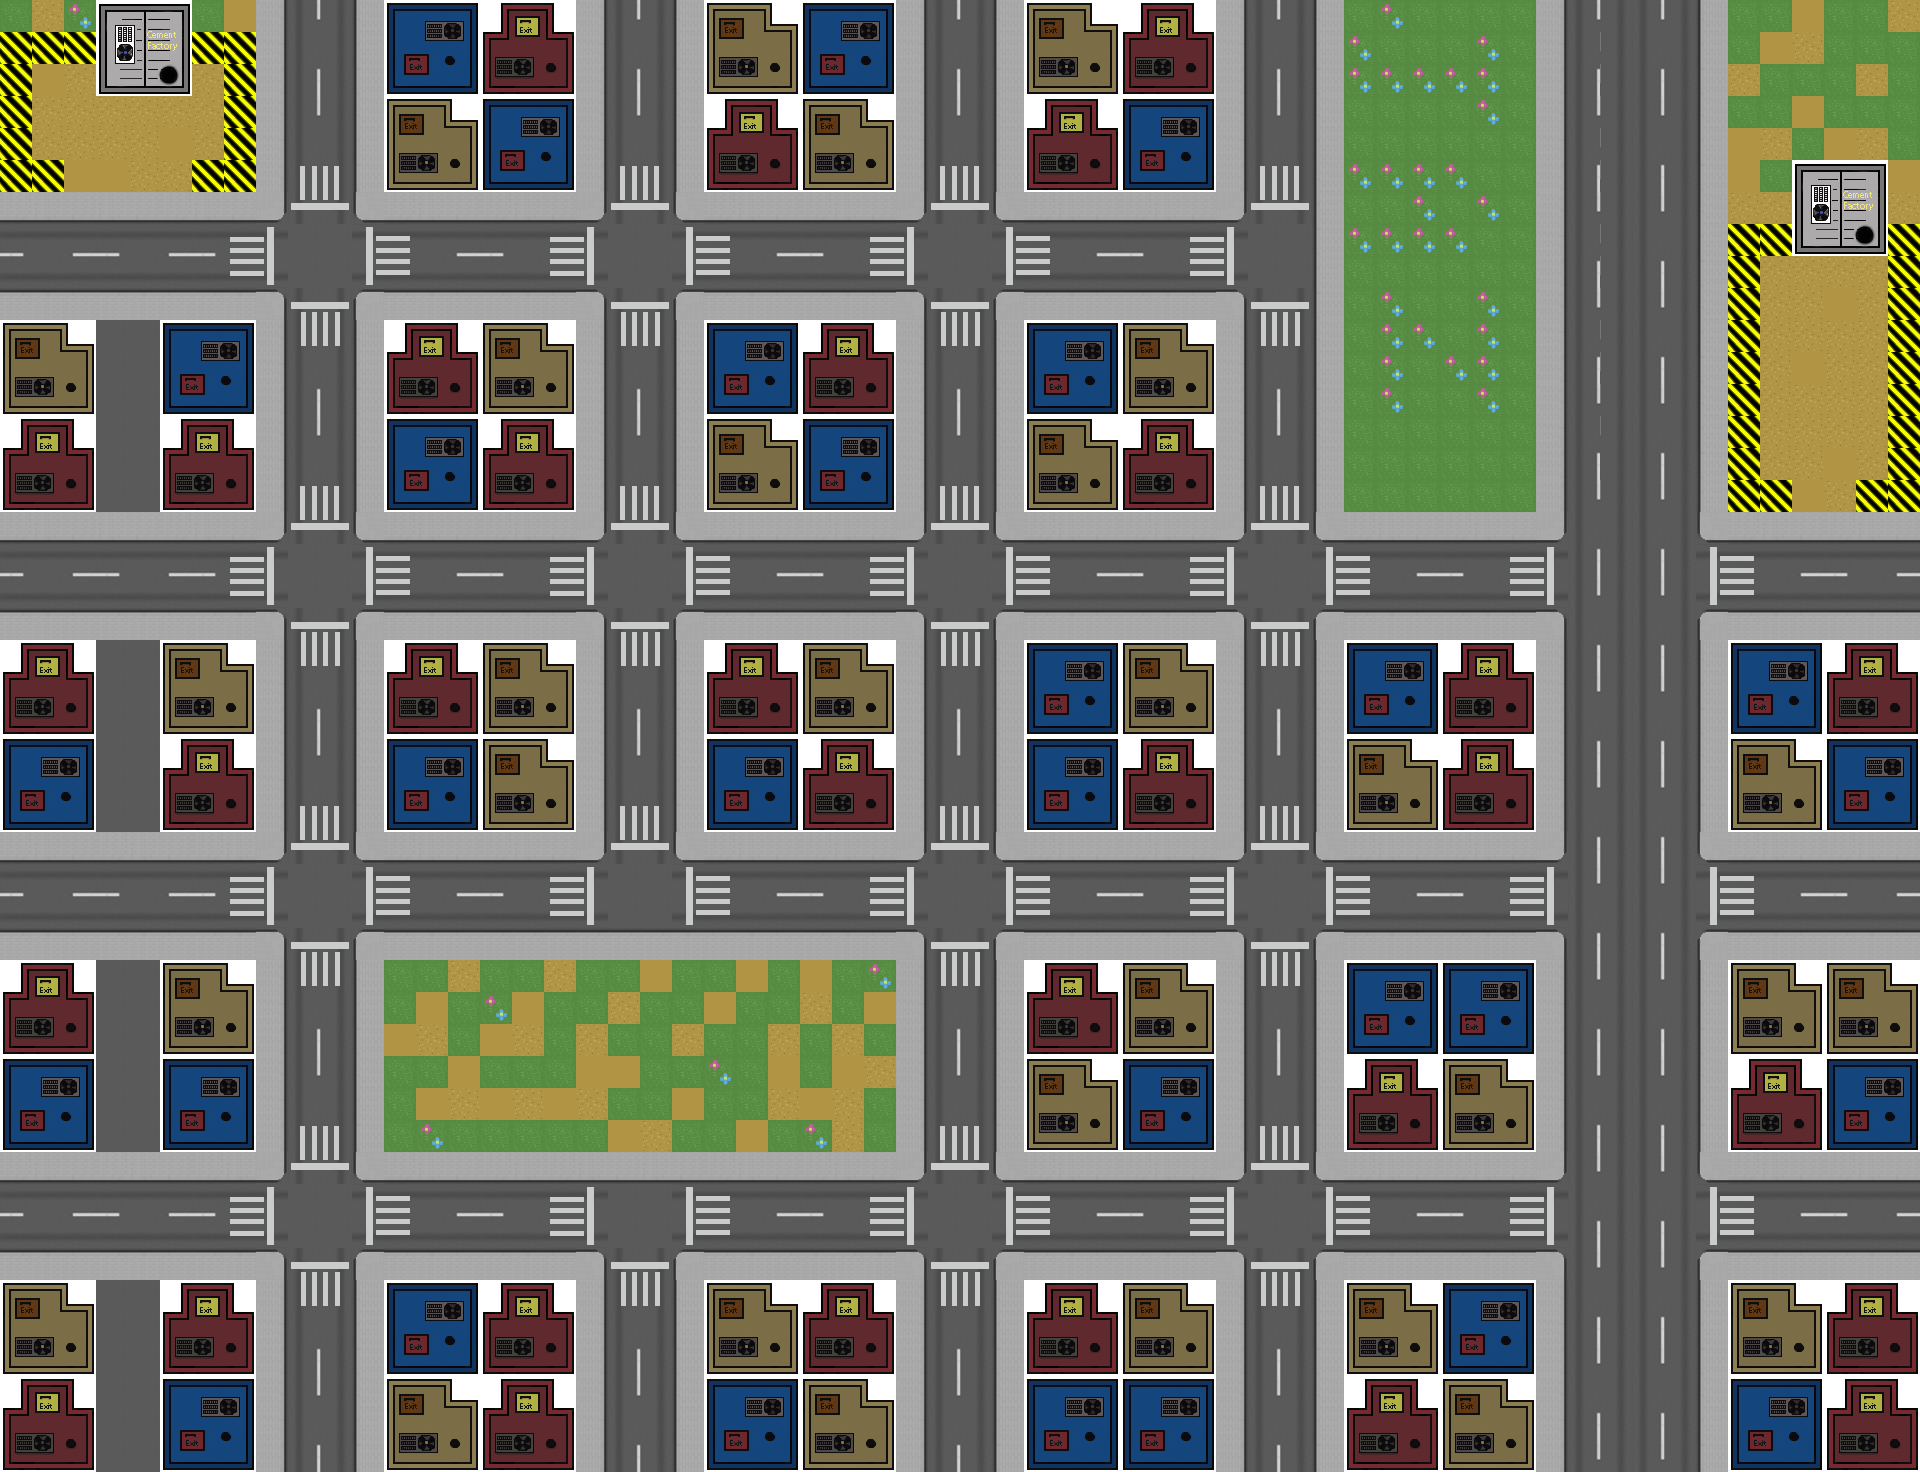

A 2D game scene composited from a Tiled map and its tileset images. What follows is a short description and the map's XML, with each tile layer's data collapsed to a summary:
An orthogonal 60x46 tile map with 32x32 px tiles, 3 tile layers (Background, Roads, Buildings).

<map version="1.0" orientation="orthogonal" renderorder="right-down" width="60" height="46" tilewidth="32" tileheight="32" nextobjectid="1">
 <tileset firstgid="1" name="Tilesheet" tilewidth="32" tileheight="32" tilecount="96" columns="12">
  <image source="Tilesheet.png" width="384" height="256" />
 </tileset>
 <layer name="Background" width="60" height="46">
  <data>[2760 cells, 2760 non-empty, 1 distinct tile ids]</data>
 </layer>
 <layer name="Roads" width="60" height="46">
  <data>[2760 cells, 1884 non-empty, 49 distinct tile ids]</data>
 </layer>
 <layer name="Buildings" width="60" height="46">
  <data>[2760 cells, 882 non-empty, 37 distinct tile ids]</data>
 </layer>
</map>